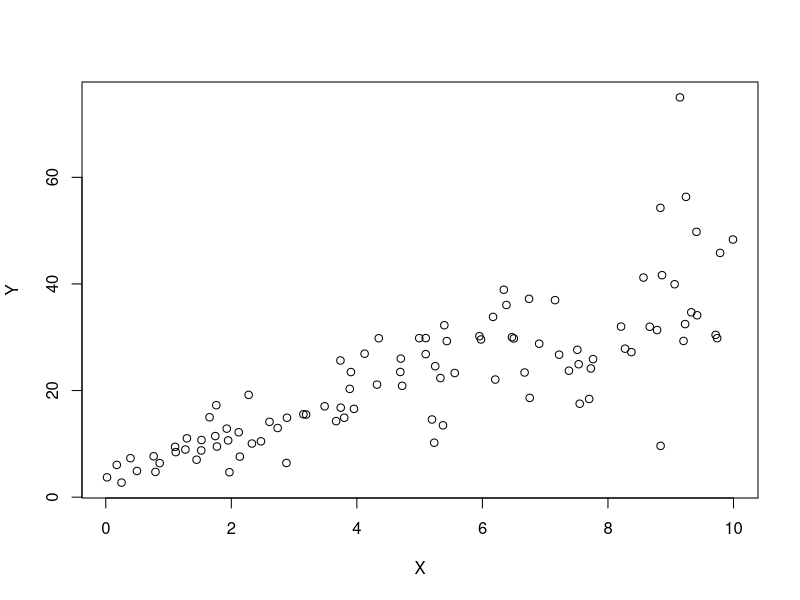
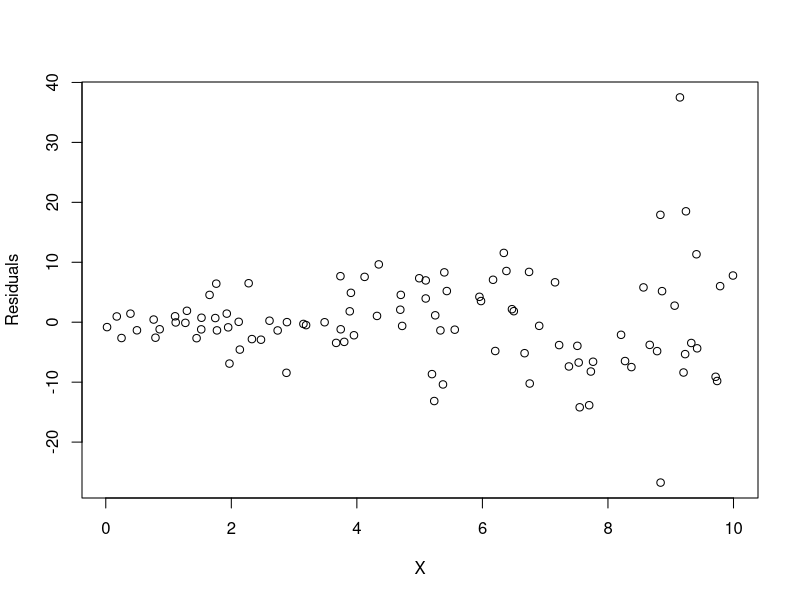
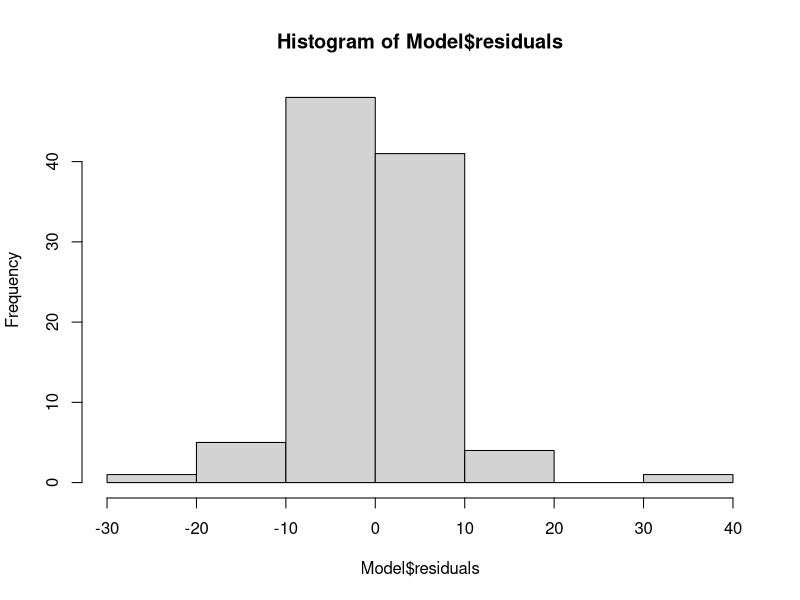

These figures' R source, in order:
## ---- chunk 1
set.seed(2017)
X=runif(100)*10
Y=X*4+3.45
Y=rnorm(100)*0.29*Y+Y
## ---- chunk 2
plot(Y~X)
## ---- chunk 3
data <- data.frame(X, Y)
Model = lm(Y~X, data = data)
summary(Model)
## ---- chunk 4
plot(data$X, Model$residuals, xlab = "X", ylab = "Residuals")
hist(Model$residuals)
## ---- chunk 5
head(mtcars)
## ---- chunk 6
Model_wt = lm(hp~wt, data = mtcars)
Model_mpg = lm(hp~mpg, data = mtcars)
summary(Model_wt)
summary(Model_mpg)
## ---- chunk 7
Model_cyl_mpg = lm(hp~cyl+mpg, data = mtcars)
summary(Model_cyl_mpg)
## ---- chunk 8
predict(Model_cyl_mpg, data.frame(mpg = c(22), cyl = c(4)))
## ---- chunk 9
predict(Model_cyl_mpg, data.frame(mpg = c(22), cyl = c(4)), interval = "prediction", level = 0.85)
## ---- chunk 10
#install.packages('mlbench')
library(mlbench)
data(BostonHousing)
## ---- chunk 11
Model <- lm(medv~crim+zn+ptratio+chas, data = BostonHousing)
summary(Model)
## ---- chunk 12
Price_Difference = -1.49367 * (15-18)
print(Price_Difference)
## ---- chunk 13
anova(Model)
